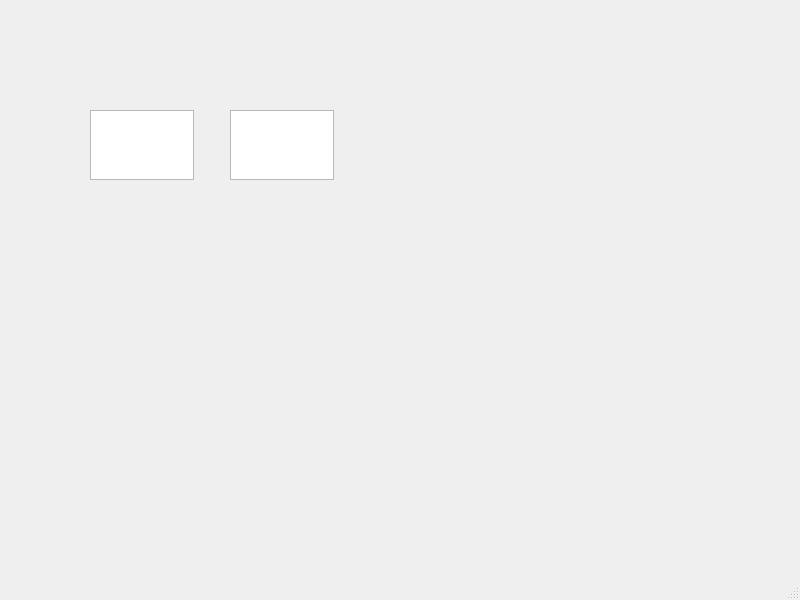
<?xml version="1.0" encoding="UTF-8"?>
<ui version="4.0">
 <class>MainWindow</class>
 <widget class="QMainWindow" name="MainWindow">
  <property name="geometry">
   <rect>
    <x>0</x>
    <y>0</y>
    <width>800</width>
    <height>600</height>
   </rect>
  </property>
  <property name="windowTitle">
   <string>MainWindow</string>
  </property>
  <widget class="QWidget" name="centralwidget">
   <widget class="QTextEdit" name="textEdit_1">
    <property name="geometry">
     <rect>
      <x>90</x>
      <y>110</y>
      <width>104</width>
      <height>70</height>
     </rect>
    </property>
   </widget>
   <widget class="QTextEdit" name="textEdit_2">
    <property name="geometry">
     <rect>
      <x>230</x>
      <y>110</y>
      <width>104</width>
      <height>70</height>
     </rect>
    </property>
   </widget>
  </widget>
  <widget class="QMenuBar" name="menubar">
   <property name="geometry">
    <rect>
     <x>0</x>
     <y>0</y>
     <width>800</width>
     <height>21</height>
    </rect>
   </property>
  </widget>
  <widget class="QStatusBar" name="statusbar"/>
 </widget>
 <resources/>
 <connections/>
</ui>
